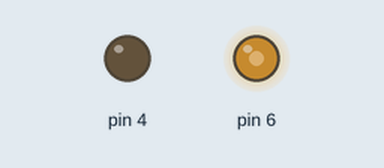
A sketch run on a simulated Arduino Uno, built with avr-gcc and run on an emulated ATmega328P. Parts: output pins drawn as LEDs (lit = HIGH).

Above: at 0.1 s.
Timing chart, 0 to 1.6 s (numbered marks = the images above):
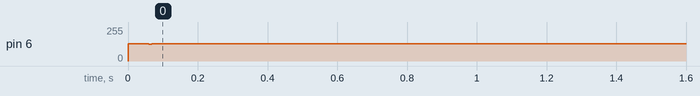

Measured:
- by itself, pin 6: 0/255 → 128/255 at 0.00 s

The sketch:

WAVplayer.ino
```cpp
/*
 * WAVplayer.cpp
 *
 * Created: 09.11.2017 20:15:49
 * Author : Zjonn
 */

#include <avr/io.h>
#include "sounddata.h"

#define int8 uint8_t
#define SPEAKER 0b01000000
#define SET(x)(1<<x)
#define _BV(x)(1<<x)

int iter = 0;

void initTimer() {
    TCCR0A |= SET(COM0A1);
    TCCR0A |= SET(WGM01) | SET(WGM00);
    TCCR0B |= SET(CS00);

    cli();
    TCCR1B |= SET(WGM12);
    TCCR1B |= SET(CS10);
    OCR1A = 2000;
    TIMSK1 |= SET(OCIE1A);
    sei();
}

ISR(TIMER1_COMPA_vect) {
    if(iter < sounddata_length)
        iter++;
    else
        iter = 0;

    OCR0A = pgm_read_byte(&(sounddata_data[iter]));
}


int main(void) {
    initTimer();

    DDRD |= SPEAKER | 0x10;

    while (1) {
    }
}
```

Source omitted: sounddata.h (data table, 129665 bytes)
